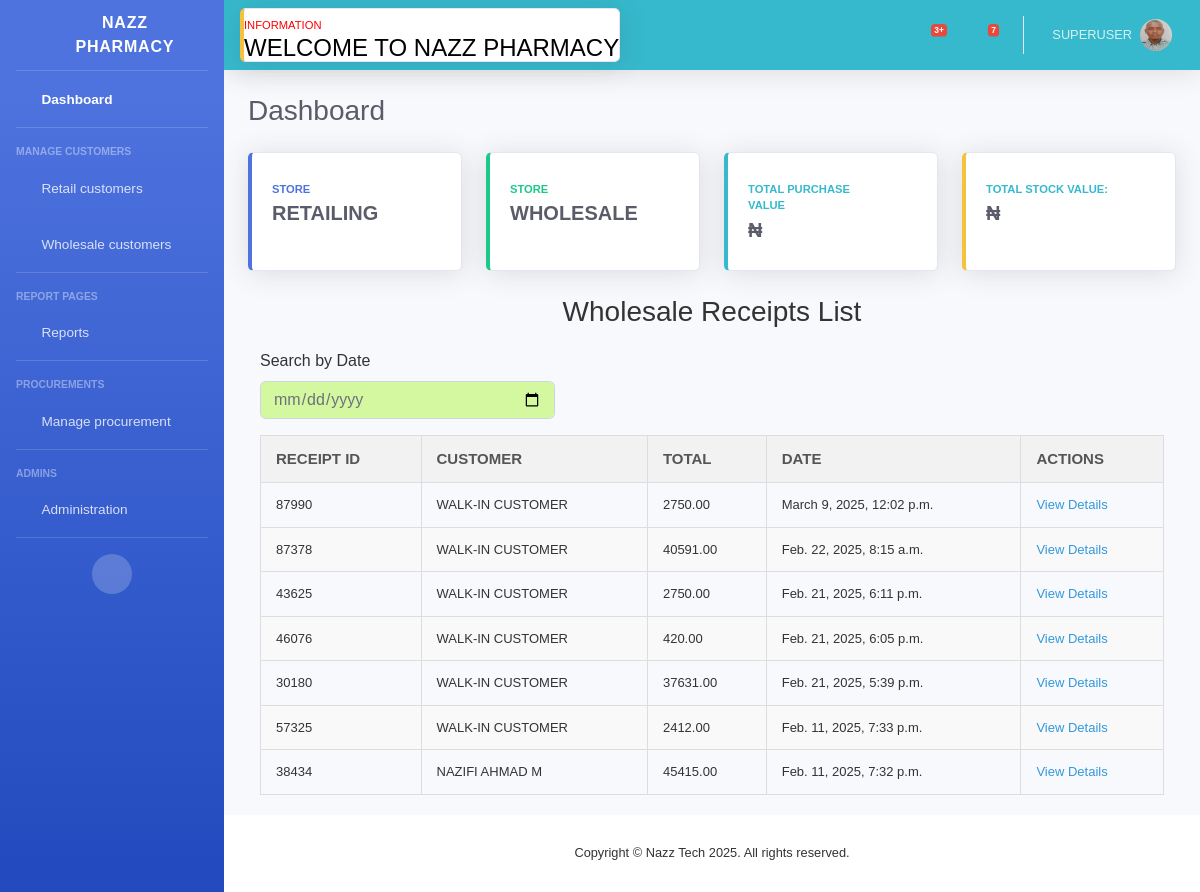
/wholesale_receipt_list/ (signed in), run on an earlier commit of the app's database.
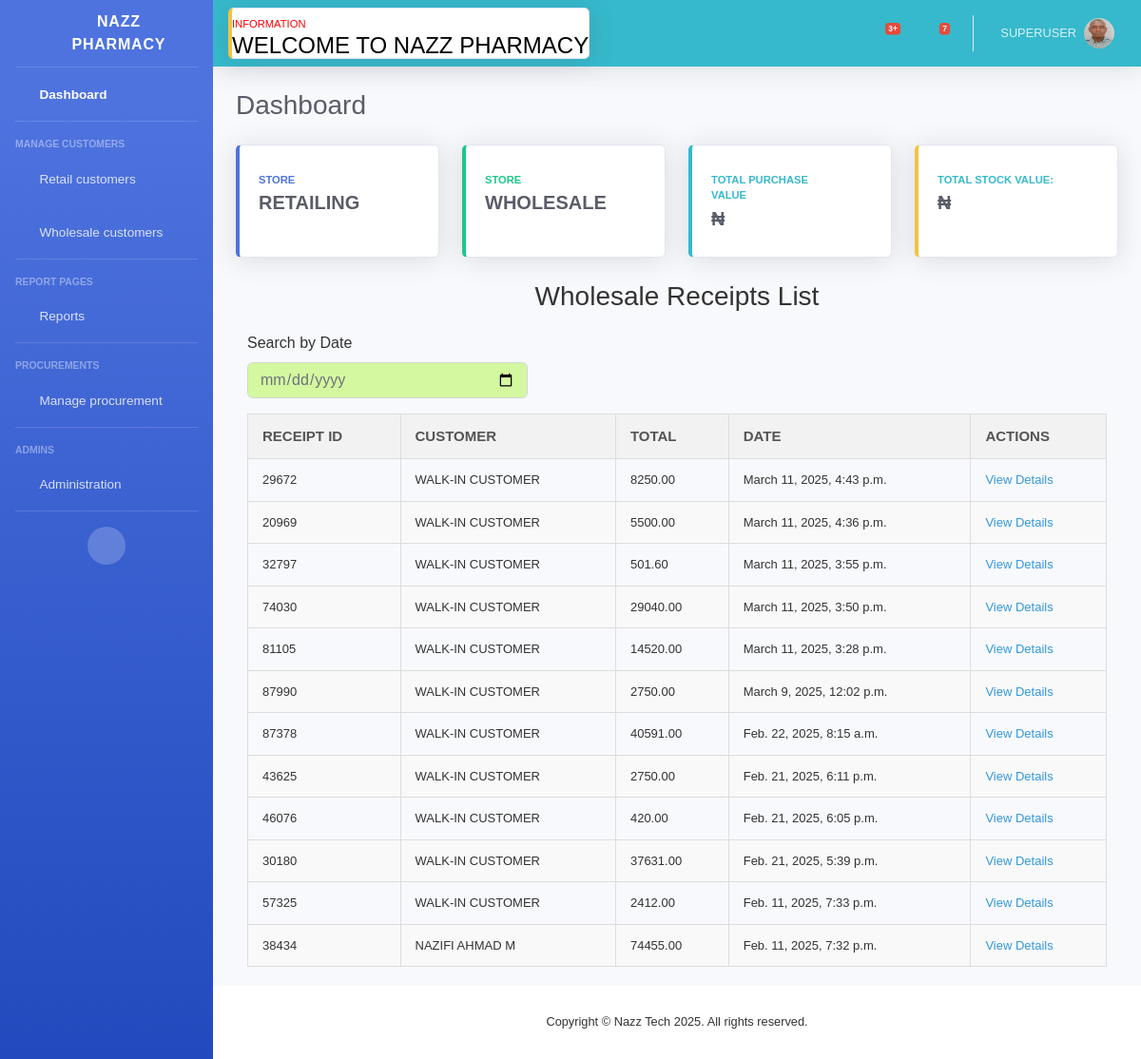
And on a later commit of the database.
### store/models.py (models this page shows, shortened)
class WholesaleReceipt(models.Model):
    wholesale_customer = models.ForeignKey(WholesaleCustomer, on_delete=models.CASCADE, null=True, blank=True)
    sales = models.ForeignKey(Sales, on_delete=models.CASCADE, related_name='wholesale_receipts', null=True, blank=True)
    buyer_name = models.CharField(max_length=255, blank=True, null=True)
    buyer_address = models.CharField(max_length=255, blank=True, null=True)
    total_amount = models.DecimalField(max_digits=10, decimal_places=2, default=Decimal('0.0'))
    date = models.DateTimeField(default=datetime.now)
    receipt_id = ShortUUIDField(unique=True, length=5, max_length=50, alphabet='1234567890')
    payment_method = models.CharField(max_length=20, choices=[
        ('Cash', 'Cash'),
        ('Wallet', 'Wallet'),
        ('Transfer', 'Transfer'),
    ], default='Cash')
    status = models.CharField(max_length=20, choices=[
        ('Paid', 'Paid'),
        ('Unpaid', 'Unpaid'),
    ], default='Unpaid')

### wholesale/views.py (the view)
# urls.py: path('wholesale_receipt_list/', views.wholesale_receipt_list, name='wholesale_receipt_list'),
def wholesale_receipt_list(request):
    if request.user.is_authenticated:
        receipts = WholesaleReceipt.objects.all().order_by('-date')  # Only wholesale receipts
        return render(request, 'partials/wholesale_receipt_list.html', {'receipts': receipts})
    else:
        return redirect('store:index')

### templates/partials/wholesale_receipt_list.html (shortened to what this page needs)
{% extends "partials/base.html" %}
{% block content %}
<div class="col-12 table-responsive">
    <h2>Wholesale Receipts List</h2>
    <form method="get" action="" class="mb-3">
        <div class="form-row">
            <div class="col-md-4">
                <label for="date">Search by Date</label>
                <input type="date" name="date" id="date" class="form-control"
                    style="background-color: rgb(212, 248, 159);" hx-get="" hx-target="#sales-data"
                    hx-trigger="change delay:300ms" value="{{ request.GET.date }}">
            </div>
        </div>
    </form>
    <div id="sales-data">
        <table>
            <thead>
                <tr>
                    <th>Receipt ID</th>
                    <th>Customer</th>
                    <th>Total</th>
                    <th>Date</th>
                    <th>Actions</th>
                </tr>
            </thead>
            <tbody>
                {% for receipt in receipts %}
                <tr>
                    <td>{{ receipt.receipt_id }}</td>
                    <td>
                        {% if receipt.customer %}
                        {{ receipt.customer.name|upper }}
                        {% elif receipt.buyer_name %}
                        {{ receipt.buyer_name }}
                        {% else %}
                        WALK-IN CUSTOMER
                        {% endif %}
                    </td>
                    <td>{{ receipt.total_amount }}</td>
                    <td>{{ receipt.date }}</td>
                    <td>
                        <a href="{% url 'wholesale:wholesale_receipt_detail' receipt.receipt_id %}">View Details</a>
                    </td>
                </tr>
                {% empty %}
                <tr>
                    <td colspan="5" style="text-align: center;">No receipts found for the selected date.</td>
                </tr>
                {% endfor %}
            </tbody>
        </table>
    </div>
</div>
{% endblock %}

What changed in the data, as far as the page shows it:
added WholesaleReceipt: receipt_id "29672", buyer_name "WALK-IN CUSTOMER", total_amount "8250.00", date "March 11, 2025, 4:43 p.m."
added WholesaleReceipt: receipt_id "20969", buyer_name "WALK-IN CUSTOMER", total_amount "5500.00", date "March 11, 2025, 4:36 p.m."
added WholesaleReceipt: receipt_id "32797", buyer_name "WALK-IN CUSTOMER", total_amount "501.60", date "March 11, 2025, 3:55 p.m."
added WholesaleReceipt: receipt_id "74030", buyer_name "WALK-IN CUSTOMER", total_amount "29040.00", date "March 11, 2025, 3:50 p.m."
added WholesaleReceipt: receipt_id "81105", buyer_name "WALK-IN CUSTOMER", total_amount "14520.00", date "March 11, 2025, 3:28 p.m."
changed WholesaleReceipt "NAZIFI AHMAD M": total_amount "45415.00" → "74455.00"
